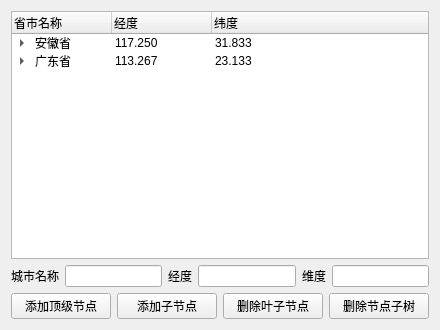
<?xml version="1.0" encoding="UTF-8"?>
<ui version="4.0">
 <class>Widget</class>
 <widget class="QWidget" name="Widget">
  <property name="geometry">
   <rect>
    <x>0</x>
    <y>0</y>
    <width>440</width>
    <height>330</height>
   </rect>
  </property>
  <property name="windowTitle">
   <string>Widget</string>
  </property>
  <layout class="QVBoxLayout" name="verticalLayout">
   <item>
    <widget class="QTreeWidget" name="treeWidget">
     <column>
      <property name="text">
       <string notr="true">省市名称</string>
      </property>
     </column>
     <column>
      <property name="text">
       <string>经度</string>
      </property>
     </column>
     <column>
      <property name="text">
       <string>纬度</string>
      </property>
     </column>
     <item>
      <property name="text">
       <string>安徽省</string>
      </property>
      <property name="text">
       <string>117.250</string>
      </property>
      <property name="text">
       <string>31.833</string>
      </property>
      <item>
       <property name="text">
        <string>合肥市</string>
       </property>
       <property name="text">
        <string>117.250</string>
       </property>
       <property name="text">
        <string>31.833</string>
       </property>
      </item>
      <item>
       <property name="text">
        <string>安庆市</string>
       </property>
       <property name="text">
        <string>117.050</string>
       </property>
       <property name="text">
        <string>30.533</string>
       </property>
      </item>
     </item>
     <item>
      <property name="text">
       <string>广东省</string>
      </property>
      <property name="text">
       <string>113.267</string>
      </property>
      <property name="text">
       <string>23.133</string>
      </property>
      <item>
       <property name="text">
        <string>广州市</string>
       </property>
       <property name="text">
        <string>113.267</string>
       </property>
       <property name="text">
        <string>23.133 </string>
       </property>
      </item>
      <item>
       <property name="text">
        <string>深圳市</string>
       </property>
       <property name="text">
        <string>114.050</string>
       </property>
       <property name="text">
        <string>22.550</string>
       </property>
      </item>
     </item>
    </widget>
   </item>
   <item>
    <layout class="QHBoxLayout" name="horizontalLayout">
     <item>
      <widget class="QLabel" name="label">
       <property name="text">
        <string>城市名称</string>
       </property>
      </widget>
     </item>
     <item>
      <widget class="QLineEdit" name="lineEditName"/>
     </item>
     <item>
      <widget class="QLabel" name="label_2">
       <property name="text">
        <string>经度</string>
       </property>
      </widget>
     </item>
     <item>
      <widget class="QLineEdit" name="lineEditLon"/>
     </item>
     <item>
      <widget class="QLabel" name="label_3">
       <property name="text">
        <string>维度</string>
       </property>
      </widget>
     </item>
     <item>
      <widget class="QLineEdit" name="lineEditLat"/>
     </item>
    </layout>
   </item>
   <item>
    <layout class="QHBoxLayout" name="horizontalLayout_2">
     <item>
      <widget class="QPushButton" name="pushButtonAddTop">
       <property name="text">
        <string>添加顶级节点</string>
       </property>
      </widget>
     </item>
     <item>
      <widget class="QPushButton" name="pushButtonAddChild">
       <property name="text">
        <string>添加子节点</string>
       </property>
      </widget>
     </item>
     <item>
      <widget class="QPushButton" name="pushButtonDelLeaf">
       <property name="text">
        <string>删除叶子节点</string>
       </property>
      </widget>
     </item>
     <item>
      <widget class="QPushButton" name="pushButtonDelSubtree">
       <property name="text">
        <string>删除节点子树</string>
       </property>
      </widget>
     </item>
    </layout>
   </item>
  </layout>
 </widget>
 <resources/>
 <connections/>
</ui>
